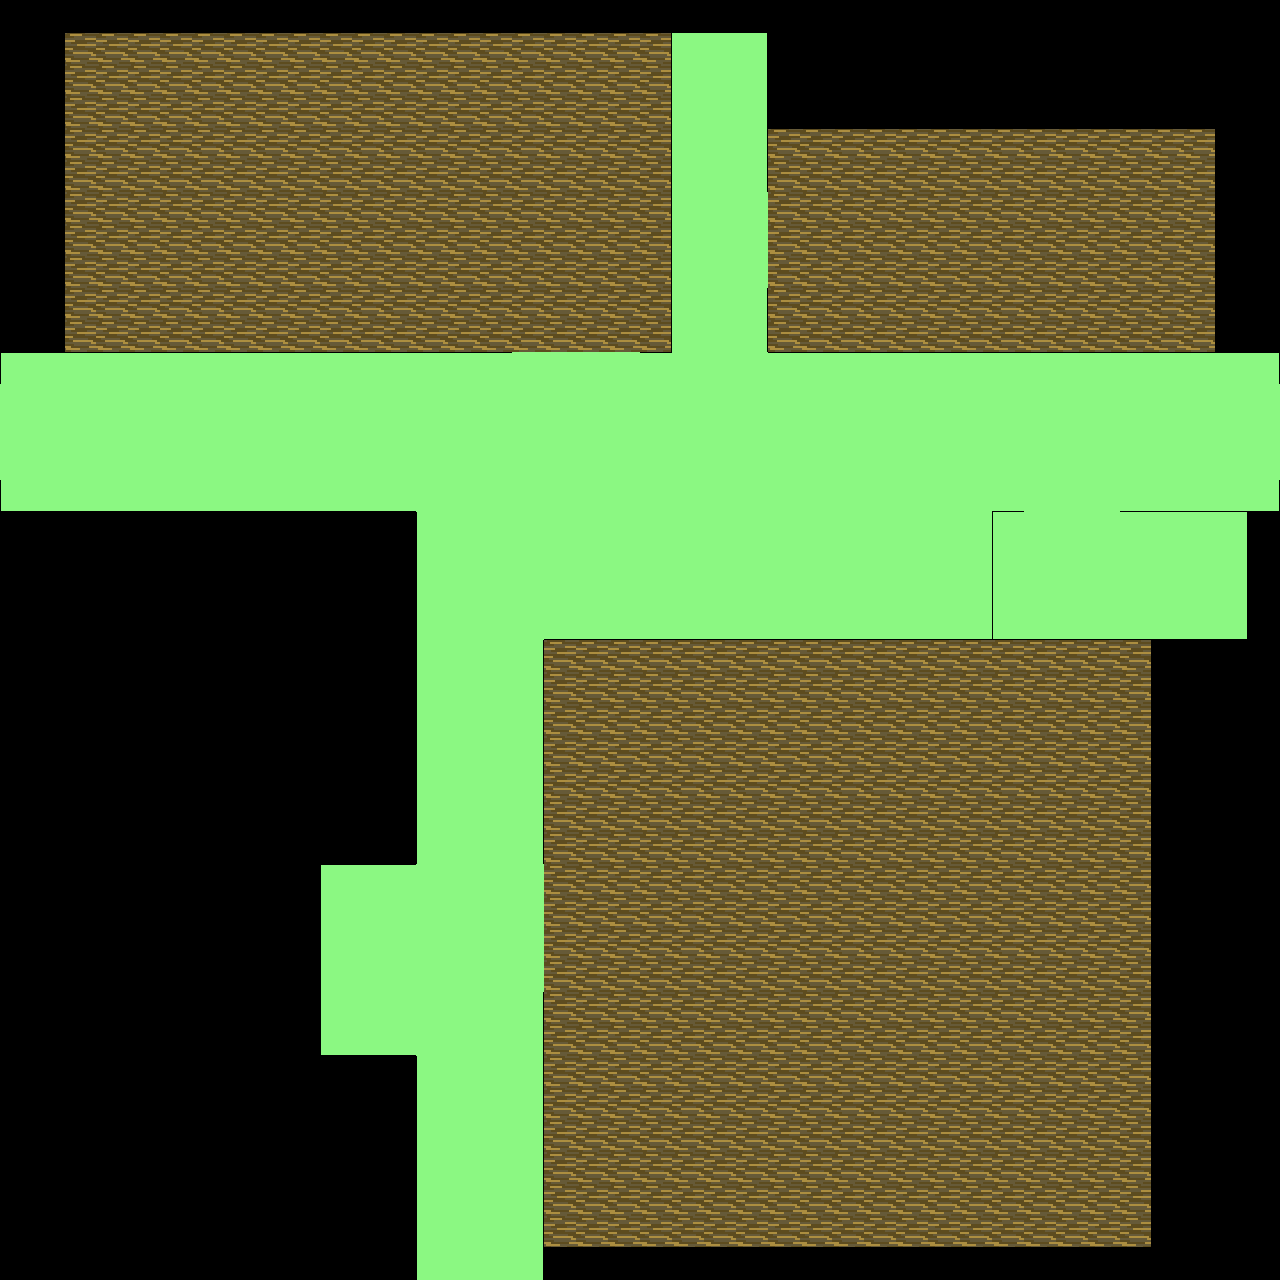

A level layout from a 2D game, rendered from its tile map. Below: a short description, then the map file with its tile-grid data intact:
An orthogonal 40x40 tile map with 32x32 px tiles, 1 tile layer (Tile Layer 1) and 22 objects.

<map version="1.2" tiledversion="1.2.1" orientation="orthogonal" renderorder="right-down" width="40" height="40" tilewidth="32" tileheight="32" infinite="0" nextlayerid="3" nextobjectid="24">
 <tileset firstgid="1" source="NucleusTiles.tsx" />
 <layer id="1" name="Tile Layer 1" width="40" height="40">
  <data encoding="csv">
0,0,0,0,0,0,0,0,0,0,0,0,0,0,0,0,0,0,0,0,0,0,0,0,0,0,0,0,0,0,0,0,0,0,0,0,0,0,0,0,
0,0,7,4,4,4,4,4,4,4,4,4,4,4,4,4,4,4,4,4,8,11,11,17,0,0,0,0,0,0,0,0,0,0,0,0,0,0,0,0,
0,0,3,1,1,1,1,1,1,1,1,1,1,1,1,1,1,1,1,1,5,10,10,12,0,0,0,0,0,0,0,0,0,0,0,0,0,0,0,0,
0,0,3,1,1,1,1,1,1,1,1,1,1,1,1,1,1,1,1,1,5,10,10,12,0,0,0,0,0,0,0,0,0,0,0,0,0,0,0,0,
0,0,3,1,1,1,1,1,1,1,1,1,1,1,1,1,1,1,1,1,5,10,10,12,4,4,4,4,4,4,4,4,4,4,4,4,4,8,0,0,
0,0,3,1,1,1,1,1,1,1,1,1,1,1,1,1,1,1,1,1,5,10,10,12,1,1,1,1,1,1,1,1,1,1,1,1,1,5,0,0,
0,0,3,1,1,1,1,1,1,1,1,1,1,1,1,1,1,1,1,1,5,10,10,10,1,1,1,1,1,1,1,1,1,1,1,1,1,5,0,0,
0,0,3,1,1,1,1,1,1,1,1,1,1,1,1,1,1,1,1,1,5,10,10,10,1,1,1,1,1,1,1,1,1,1,1,1,1,5,0,0,
0,0,3,1,1,1,1,1,1,1,1,1,1,1,1,1,1,1,1,1,5,10,10,10,1,1,1,1,1,1,1,1,1,1,1,1,1,5,0,0,
0,0,3,1,1,1,1,1,1,1,1,1,1,1,1,1,1,1,1,1,5,10,10,12,1,1,1,1,1,1,1,1,1,1,1,1,1,5,0,0,
0,0,3,1,1,1,1,1,1,1,1,1,1,1,1,1,1,1,1,1,5,10,10,12,1,1,1,1,1,1,1,1,1,1,1,1,1,5,0,0,
18,11,11,11,11,11,11,11,11,11,11,11,11,11,11,11,10,10,10,10,11,10,10,10,11,11,11,11,11,11,11,11,11,11,11,11,11,11,11,17,
10,10,10,10,10,10,10,10,10,10,10,10,10,10,10,10,10,10,10,10,10,10,10,10,10,10,10,10,10,10,10,10,10,10,10,10,10,10,10,10,
10,10,10,10,10,10,10,10,10,10,10,10,10,10,10,10,10,10,10,10,10,10,10,10,10,10,10,10,10,10,10,10,10,10,10,10,10,10,10,10,
10,10,10,10,10,10,10,10,10,10,10,10,10,10,10,10,10,10,10,10,10,10,10,10,10,10,10,10,10,10,10,10,10,10,10,10,10,10,10,10,
16,14,14,14,14,14,14,14,14,14,14,14,14,10,10,10,10,10,10,10,10,10,10,10,10,10,10,10,10,10,10,14,10,10,10,14,14,14,14,15,
0,0,0,0,0,0,0,0,0,0,0,0,0,13,10,10,10,10,10,10,10,10,10,10,10,10,10,10,10,10,10,13,10,10,10,10,10,10,12,0,
0,0,0,0,0,0,0,0,0,0,0,0,0,13,10,10,10,10,10,10,10,10,10,10,10,10,10,10,10,10,10,13,10,10,10,10,10,10,12,0,
0,0,0,0,0,0,0,0,0,0,0,0,0,13,10,10,10,10,10,10,10,10,10,10,10,10,10,10,10,10,10,13,10,10,10,10,10,10,12,0,
0,0,0,0,0,0,0,0,0,0,0,0,0,13,10,10,10,14,14,14,14,14,14,14,14,14,14,14,14,14,14,16,14,14,14,14,14,14,15,0,
0,0,0,0,0,0,0,0,0,0,0,0,0,13,10,10,12,1,1,1,1,1,1,1,1,1,1,1,1,1,1,1,1,1,1,5,0,0,0,0,
0,0,0,0,0,0,0,0,0,0,0,0,0,13,10,10,12,1,1,1,1,1,1,1,1,1,1,1,1,1,1,1,1,1,1,5,0,0,0,0,
0,0,0,0,0,0,0,0,0,0,0,0,0,13,10,10,12,1,1,1,1,1,1,1,1,1,1,1,1,1,1,1,1,1,1,5,0,0,0,0,
0,0,0,0,0,0,0,0,0,0,0,0,0,13,10,10,12,1,1,1,1,1,1,1,1,1,1,1,1,1,1,1,1,1,1,5,0,0,0,0,
0,0,0,0,0,0,0,0,0,0,0,0,0,13,10,10,12,1,1,1,1,1,1,1,1,1,1,1,1,1,1,1,1,1,1,5,0,0,0,0,
0,0,0,0,0,0,0,0,0,0,0,0,0,13,10,10,12,1,1,1,1,1,1,1,1,1,1,1,1,1,1,1,1,1,1,5,0,0,0,0,
0,0,0,0,0,0,0,0,0,0,0,0,0,13,10,10,12,1,1,1,1,1,1,1,1,1,1,1,1,1,1,1,1,1,1,5,0,0,0,0,
0,0,0,0,0,0,0,0,0,0,18,11,11,10,10,10,10,1,1,1,1,1,1,1,1,1,1,1,1,1,1,1,1,1,1,5,0,0,0,0,
0,0,0,0,0,0,0,0,0,0,13,10,10,10,10,10,10,1,1,1,1,1,1,1,1,1,1,1,1,1,1,1,1,1,1,5,0,0,0,0,
0,0,0,0,0,0,0,0,0,0,13,10,10,10,10,10,10,1,1,1,1,1,1,1,1,1,1,1,1,1,1,1,1,1,1,5,0,0,0,0,
0,0,0,0,0,0,0,0,0,0,13,10,10,10,10,10,10,1,1,1,1,1,1,1,1,1,1,1,1,1,1,1,1,1,1,5,0,0,0,0,
0,0,0,0,0,0,0,0,0,0,13,10,10,10,10,10,12,1,1,1,1,1,1,1,1,1,1,1,1,1,1,1,1,1,1,5,0,0,0,0,
0,0,0,0,0,0,0,0,0,0,16,14,14,10,10,10,12,1,1,1,1,1,1,1,1,1,1,1,1,1,1,1,1,1,1,5,0,0,0,0,
0,0,0,0,0,0,0,0,0,0,0,0,0,13,10,10,12,1,1,1,1,1,1,1,1,1,1,1,1,1,1,1,1,1,1,5,0,0,0,0,
0,0,0,0,0,0,0,0,0,0,0,0,0,13,10,10,12,1,1,1,1,1,1,1,1,1,1,1,1,1,1,1,1,1,1,5,0,0,0,0,
0,0,0,0,0,0,0,0,0,0,0,0,0,13,10,10,12,1,1,1,1,1,1,1,1,1,1,1,1,1,1,1,1,1,1,5,0,0,0,0,
0,0,0,0,0,0,0,0,0,0,0,0,0,13,10,10,12,1,1,1,1,1,1,1,1,1,1,1,1,1,1,1,1,1,1,5,0,0,0,0,
0,0,0,0,0,0,0,0,0,0,0,0,0,13,10,10,12,1,1,1,1,1,1,1,1,1,1,1,1,1,1,1,1,1,1,5,0,0,0,0,
0,0,0,0,0,0,0,0,0,0,0,0,0,13,10,10,12,2,2,2,2,2,2,2,2,2,2,2,2,2,2,2,2,2,2,9,0,0,0,0,
0,0,0,0,0,0,0,0,0,0,0,0,0,13,10,10,12,0,0,0,0,0,0,0,0,0,0,0,0,0,0,0,0,0,0,0,0,0,0,0
</data>
 </layer>
 <objectgroup id="2" name="collision">
  <object id="1" x="1" y="512" width="415" height="353" />
  <object id="2" x="1" y="1055" width="414" height="226" />
  <object id="3" x="0" y="865" width="319" height="191" />
  <object id="4" x="544" y="1249" width="735" height="30" />
  <object id="5" x="1152" y="640" width="128" height="608" />
  <object id="6" x="1245" y="509" width="34" height="130" />
  <object id="8" x="1215" y="1" width="65" height="350" />
  <object id="9" x="767" y="1" width="447" height="126" />
  <object id="10" x="0" y="0" width="766" height="30" />
  <object id="11" x="1" y="30" width="62" height="321" />
  <object id="12" x="62" y="353" width="448" height="1" />
  <object id="13" x="640" y="351" width="31" height="1" />
  <object id="14" x="671" y="31" width="1" height="320" />
  <object id="15" x="767" y="127" width="1" height="63" />
  <object id="16" x="767" y="289" width="1" height="62" />
  <object id="17" x="767" y="351" width="448" height="1" />
  <object id="18" x="1121" y="511" width="124" height="1" />
  <object id="19" x="993" y="511" width="31" height="1" />
  <object id="20" x="993" y="511" width="1" height="128" />
  <object id="21" x="544" y="639" width="608" height="1" />
  <object id="22" x="544" y="639" width="1" height="224" />
  <object id="23" x="543" y="992" width="1" height="258" />
 </objectgroup>
</map>
